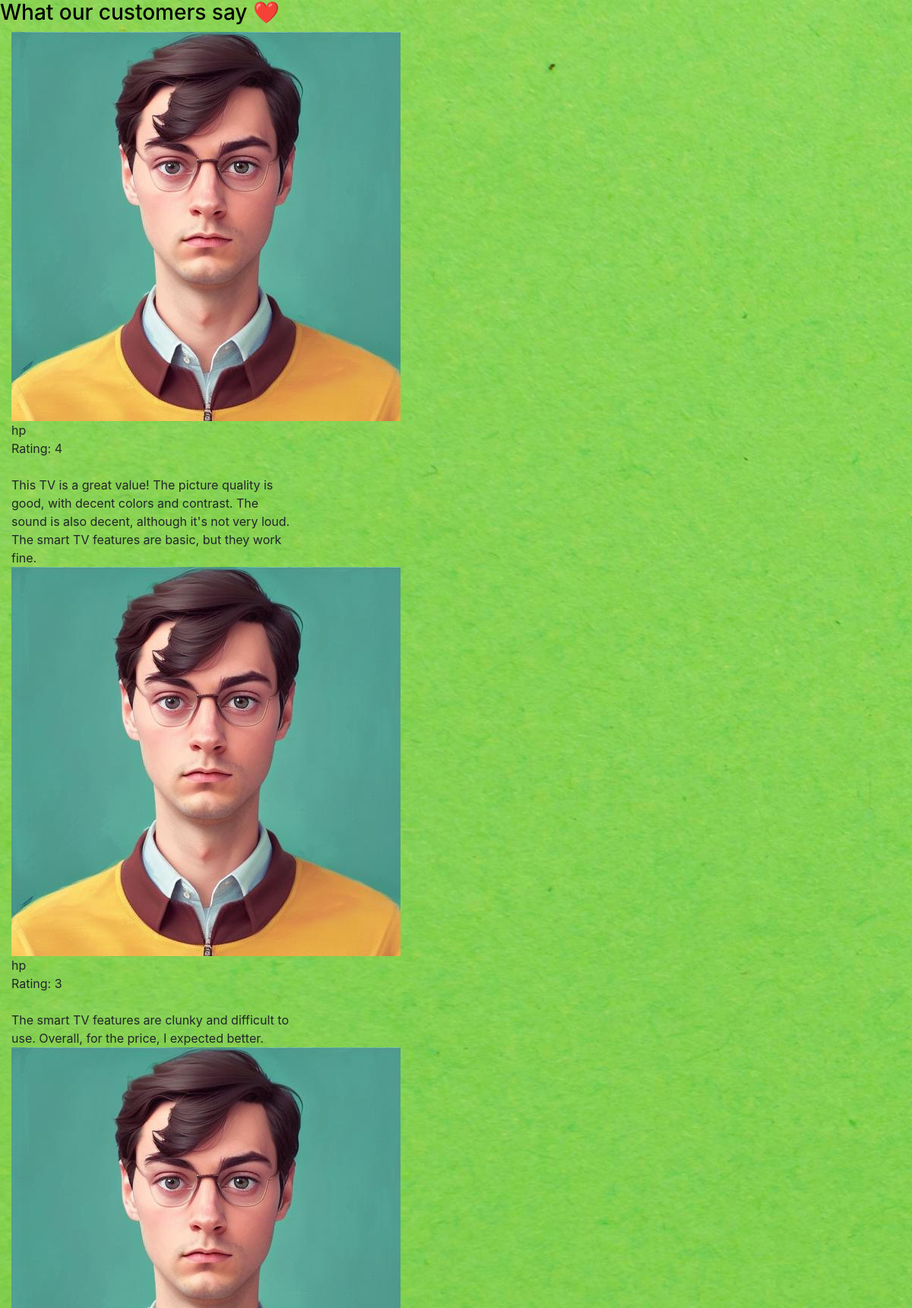
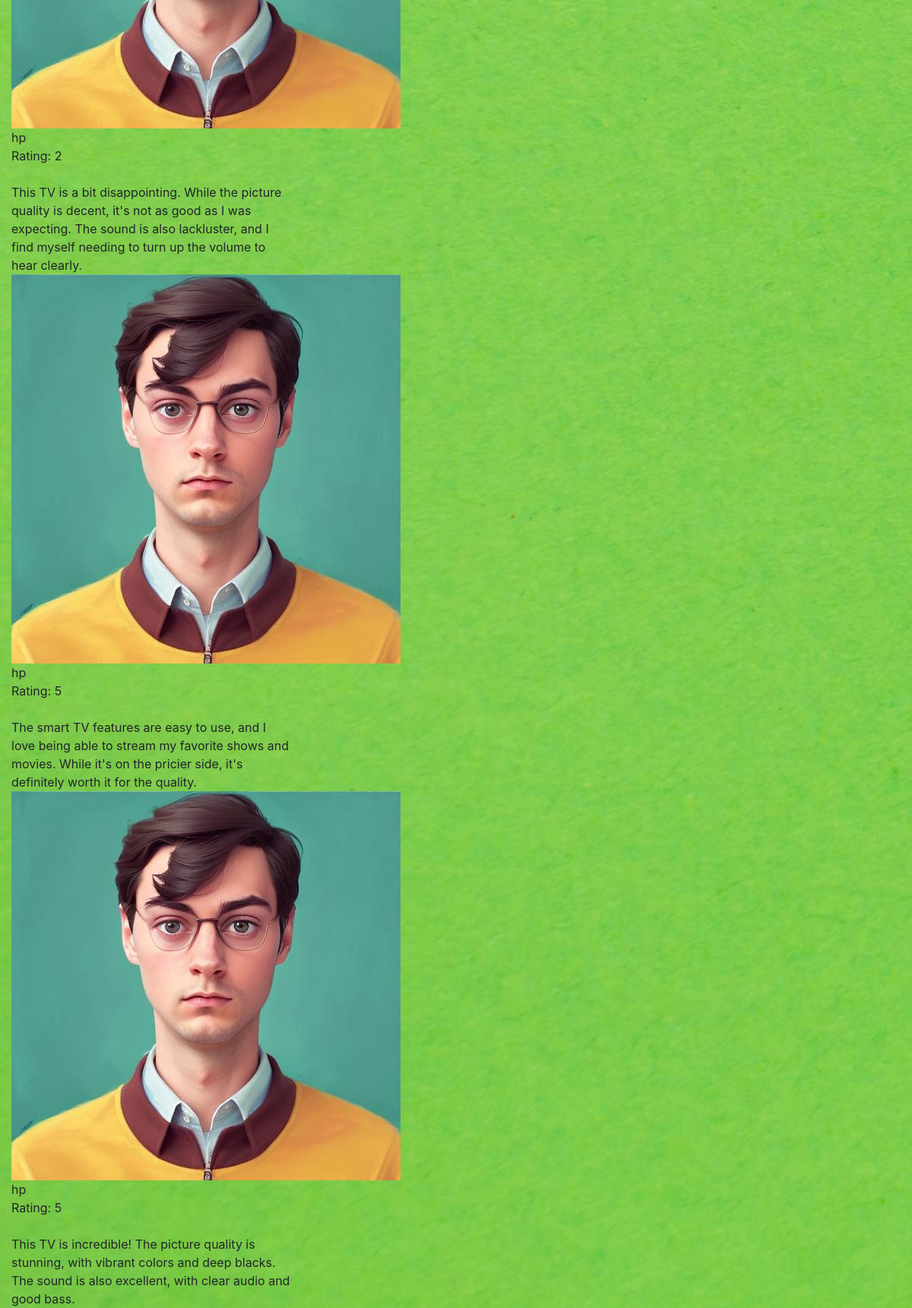
/product/6/review/, run on the app's committed database (2 pictures, top to bottom).
### store/models.py (models this page shows, shortened)
class Review(models.Model):
    RATING_CHOICES = (
        (1, '1 star'),
        (2, '2 stars'),
        (3, '3 stars'),
        (4, '4 stars'),
        (5, '5 stars'),
    )
    item = models.ForeignKey(ReviewItem, on_delete=models.CASCADE, related_name='reviews')
    user = models.ForeignKey(User, on_delete=models.CASCADE)
    comment = models.TextField()
    rating = models.IntegerField(choices=RATING_CHOICES)

### store/views.py (the view)
# urls.py: path('product/<int:pk>/review/', views.item_detail, name='item-detail'),
def item_detail(request, pk):
    item = get_object_or_404(ReviewItem, pk=pk)
    reviews = item.reviews.order_by('-id')
    context = {
        'item': item,
        'reviews': reviews,
    }
    return render(request, 'store/item_detail.html', context)

### store/templates/store/item_detail.html (shortened to what this page needs)
{% extends 'store/main.html' %}
{% load static %}
{% block content %}
<link rel='stylesheet' id='main-css'  href='https://elfsight.com/wp-content/themes/elfsight/frontend/assets/main.css?ver=2.9.5' type='text/css' media='all' />
  <section class="application-overview-testimonials section" style="background-image: url('/static/assets/img/application-overview-testimonials-bg.jpg');">
    {% if reviews %}
  <div class="inner">
    <h3 class="application-overview-testimonials-title" style="color:#000000;">What our customers say ❤️</h3>
    <div class="col-row">
    {% for review in reviews %}
      <div class="application-overview-testimonials-item col-4 col-m-12">
        <div class="application-overview-testimonials-item-inner">
          <div class="application-overview-testimonials-item-author">
            <div class="application-overview-testimonials-item-author-image-container">
              <img src="{% static 'assets/img/profilepic.jpg' %}" alt="Mathias Gwadanican" class="application-overview-testimonials-item-author-image" loading="lazy" data-lazy-src="https://elfsight.com/wp-content/uploads/2018/05/20621224_10155665367614533_1770015599887277422_n.jpg">
            </div>
            <div class="application-overview-testimonials-item-author-info">
              <div class="application-overview-testimonials-item-author-info-name">{{ review.user.username }}</div>
              <div class="application-overview-testimonials-item-author-info-position">Rating: {{ review.rating }}</div>
            </div>
            <div class="application-overview-testimonials-item-stars">
                                      <span class="application-overview-testimonials-item-stars-item">
                  <svg xmlns="http://www.w3.org/2000/svg" preserveAspectRatio="none" width="14px" height="14px" viewBox="0 0 100 100">
                    <use xlink:href="#icon-star"></use>
                  </svg>
                </span>
                                      <span class="application-overview-testimonials-item-stars-item">
                  <svg xmlns="http://www.w3.org/2000/svg" preserveAspectRatio="none" width="14px" height="14px" viewBox="0 0 100 100">
                    <use xlink:href="#icon-star"></use>
                  </svg>
                </span>
                                      <span class="application-overview-testimonials-item-stars-item">
                  <svg xmlns="http://www.w3.org/2000/svg" preserveAspectRatio="none" width="14px" height="14px" viewBox="0 0 100 100">
                    <use xlink:href="#icon-star"></use>
                  </svg>
                </span>
                                      <span class="application-overview-testimonials-item-stars-item">
                  <svg xmlns="http://www.w3.org/2000/svg" preserveAspectRatio="none" width="14px" height="14px" viewBox="0 0 100 100">
                    <use xlink:href="#icon-star"></use>
                  </svg>
                </span>
                                      <span class="application-overview-testimonials-item-stars-item">
                  <svg xmlns="http://www.w3.org/2000/svg" preserveAspectRatio="none" width="14px" height="14px" viewBox="0 0 100 100">
                    <use xlink:href="#icon-star"></use>
                  </svg>
                </span>
                                  </div>
          </div>
          <div class="application-overview-testimonials-item-text">{{ review.comment }}</div>
        </div>
      </div>
    {% endfor %}
      </div>
  </div>
    {% endif %}
</section>
{% endblock %}

### static/assets/css/main.css (style rules this page uses)
body { background-color: hsl(0, 0%, 98%); }
h1,h2,h3,h4,h5,h6 { color:hsl(0, 0%, 30%); }

### data on the page
Review: user.username "hp", rating "4", comment "This TV is a great value! The picture quality is good, with decent colors and contrast. The sound is also decent, although it's not very loud. The smart TV features are basic, but they work fine."
Review: user.username "hp", rating "3", comment "The smart TV features are clunky and difficult to use. Overall, for the price, I expected better."
Review: user.username "hp", rating "2", comment "This TV is a bit disappointing. While the picture quality is decent, it's not as good as I was expecting. The sound is also lackluster, and I find myself needing to turn up the volume to hear clearly."
Review: user.username "hp", rating "5", comment "The smart TV features are easy to use, and I love being able to stream my favorite shows and movies. While it's on the pricier side, it's definitely worth it for the quality."
Review: user.username "hp", rating "5", comment "This TV is incredible! The picture quality is stunning, with vibrant colors and deep blacks. The sound is also excellent, with clear audio and good bass."
